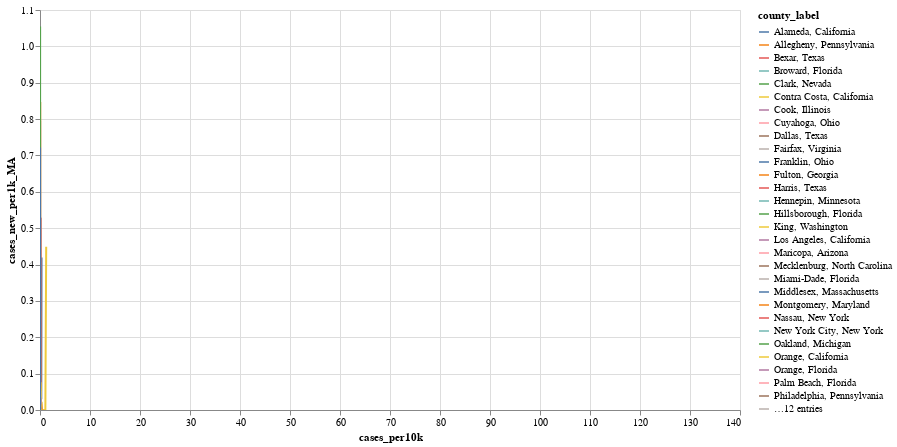

Source (notebook cell):
### Code cell
lines = (alt.Chart(cases_percap_big)
    .mark_line()
    .encode(x = 'cases_per10k:Q',
            y = 'cases_new_per1k_MA:Q',
            stroke = 'county_label:N',
            tooltip = 'county_label:N')
    .properties(height = 400, width = 700)
    .interactive())

# get latest record per county for label
cases_percap_big['latest'] = cases_percap_big.groupby('county_label')['date'].transform('max')
cases_percap_big_latest = cases_percap_big[cases_percap_big.date == cases_percap_big.latest]

labels = (alt.Chart(cases_percap_big_latest)
          .mark_point()
          .encode(x = 'cases_per10k:Q',
                  y = 'cases_new_per1k:Q')
          .mark_text(align = 'left',
                    baseline = 'middle',
                    color = 'grey')
          .encode(text = 'county_label:N'))

lines + labels

### Figure 1 — Vega-Lite specification as saved in the notebook (floating-point values rounded to 4 significant figures; data arrays with more than 128 entries replaced by an {"elided": "..."} marker saying what was removed)
{"config": {"view": {"continuousWidth": 400, "continuousHeight": 300}}, "layer": [{"data": {"name": "data-b3ee507b5e009a0e6128b79bf3b1a155"}, "mark": "line", "encoding": {"stroke": {"type": "nominal", "field": "county_label"}, "tooltip": {"type": "nominal", "field": "county_label"}, "x": {"type": "quantitative", "field": "cases_per10k"}, "y": {"type": "quantitative", "field": "cases_new_per1k_MA"}}, "height": 400, "selection": {"selector023": {"type": "interval", "bind": "scales", "encodings": ["x", "y"]}}, "width": 700}, {"data": {"name": "data-da3c7e32d465531ee3d2ef713dc27382"}, "mark": {"type": "text", "align": "left", "baseline": "middle", "color": "grey"}, "encoding": {"text": {"type": "nominal", "field": "county_label"}, "x": {"type": "quantitative", "field": "cases_per10k"}, "y": {"type": "quantitative", "field": "cases_new_per1k_MA"}}}], "$schema": "https://vega.github.io/schema/vega-lite/v4.0.0.json", "datasets": {"data-b3ee507b5e009a0e6128b79bf3b1a155": {"elided": "1609 records"}, "data-da3c7e32d465531ee3d2ef713dc27382": [{"date": "2020-04-08T00:00:00", "cases": 695, "cases_per10k": 4.179, "county_label": "Alameda, California", "cases_new_per1k": 0.02405, "STNAME": "California", "TOT_POP": 1663000.0, "latest": "2020-04-08T00:00:00", "cases_new_per1k_MA": null}, {"date": "2020-04-08T00:00:00", "cases": 720, "cases_per10k": 5.887, "county_label": "Allegheny, Pennsylvania", "cases_new_per1k": 0.02535, "STNAME": "Pennsylvania", "TOT_POP": 1223000.0, "latest": "2020-04-08T00:00:00", "cases_new_per1k_MA": null}, {"date": "2020-04-08T00:00:00", "cases": 514, "cases_per10k": 2.624, "county_label": "Bexar, Texas", "cases_new_per1k": 0.0, "STNAME": "Texas", "TOT_POP": 1959000.0, "latest": "2020-04-08T00:00:00", "cases_new_per1k_MA": null}, {"date": "2020-04-08T00:00:00", "cases": 2365, "cases_per10k": 12.22, "county_label": "Broward, Florida", "cases_new_per1k": 0.06974, "STNAME": "Florida", "TOT_POP": 1936000.0, "latest": "2020-04-08T00:00:00", "cases_new_per1k_MA": null}, {"date": "2020-04-08T00:00:00", "cases": 1878, "cases_per10k": 8.521, "county_label": "Clark, Nevada", "cases_new_per1k": 0.06533, "STNAME": "Nevada", "TOT_POP": 2204000.0, "latest": "2020-04-08T00:00:00", "cases_new_per1k_MA": null}, {"date": "2020-04-08T00:00:00", "cases": 462, "cases_per10k": 4.026, "county_label": "Contra Costa, California", "cases_new_per1k": 0.01743, "STNAME": "California", "TOT_POP": 1147000.0, "latest": "2020-04-08T00:00:00", "cases_new_per1k_MA": null}, {"date": "2020-04-08T00:00:00", "cases": 10520, "cases_per10k": 20.19, "county_label": "Cook, Illinois", "cases_new_per1k": 0.194, "STNAME": "Illinois", "TOT_POP": 5211000.0, "latest": "2020-04-08T00:00:00", "cases_new_per1k_MA": null}, {"date": "2020-04-08T00:00:00", "cases": 960, "cases_per10k": 7.689, "county_label": "Cuyahoga, Ohio", "cases_new_per1k": 0.03925, "STNAME": "Ohio", "TOT_POP": 1249000.0, "latest": "2020-04-08T00:00:00", "cases_new_per1k_MA": null}, {"date": "2020-04-08T00:00:00", "cases": 1324, "cases_per10k": 5.057, "county_label": "Dallas, Texas", "cases_new_per1k": 0.02406, "STNAME": "Texas", "TOT_POP": 2618000.0, "latest": "2020-04-08T00:00:00", "cases_new_per1k_MA": null}, {"date": "2020-04-08T00:00:00", "cases": 570, "cases_per10k": 4.963, "county_label": "Fairfax, Virginia", "cases_new_per1k": 0.03309, "STNAME": "Virginia", "TOT_POP": 1148000.0, "latest": "2020-04-08T00:00:00", "cases_new_per1k_MA": null}, {"date": "2020-04-08T00:00:00", "cases": 761, "cases_per10k": 5.89, "county_label": "Franklin, Ohio", "cases_new_per1k": 0.04489, "STNAME": "Ohio", "TOT_POP": 1292000.0, "latest": "2020-04-08T00:00:00", "cases_new_per1k_MA": null}, {"date": "2020-04-08T00:00:00", "cases": 1261, "cases_per10k": 12.11, "county_label": "Fulton, Georgia", "cases_new_per1k": 0.07298, "STNAME": "Georgia", "TOT_POP": 1041000.0, "latest": "2020-04-08T00:00:00", "cases_new_per1k_MA": null}, {"date": "2020-04-08T00:00:00", "cases": 2341, "cases_per10k": 5.031, "county_label": "Harris, Texas", "cases_new_per1k": 0.04191, "STNAME": "Texas", "TOT_POP": 4653000.0, "latest": "2020-04-08T00:00:00", "cases_new_per1k_MA": null}, {"date": "2020-04-08T00:00:00", "cases": 344, "cases_per10k": 2.748, "county_label": "Hennepin, Minnesota", "cases_new_per1k": 0.02716, "STNAME": "Minnesota", "TOT_POP": 1252000.0, "latest": "2020-04-08T00:00:00", "cases_new_per1k_MA": null}, {"date": "2020-04-08T00:00:00", "cases": 631, "cases_per10k": 4.48, "county_label": "Hillsborough, Florida", "cases_new_per1k": 0.01633, "STNAME": "Florida", "TOT_POP": 1409000.0, "latest": "2020-04-08T00:00:00", "cases_new_per1k_MA": null}, {"date": "2020-04-08T00:00:00", "cases": 3690, "cases_per10k": 16.86, "county_label": "King, Washington", "cases_new_per1k": 0.09229, "STNAME": "Washington", "TOT_POP": 2189000.0, "latest": "2020-04-08T00:00:00", "cases_new_per1k_MA": null}, {"date": "2020-04-08T00:00:00", "cases": 7530, "cases_per10k": 7.409, "county_label": "Los Angeles, California", "cases_new_per1k": 0.061, "STNAME": "California", "TOT_POP": 10160000.0, "latest": "2020-04-08T00:00:00", "cases_new_per1k_MA": null}, {"date": "2020-04-08T00:00:00", "cases": 1559, "cases_per10k": 3.62, "county_label": "Maricopa, Arizona", "cases_new_per1k": 0.01486, "STNAME": "Arizona", "TOT_POP": 4307000.0, "latest": "2020-04-08T00:00:00", "cases_new_per1k_MA": null}, {"date": "2020-04-08T00:00:00", "cases": 830, "cases_per10k": 7.708, "county_label": "Mecklenburg, North Carolina", "cases_new_per1k": 0.01857, "STNAME": "North Carolina", "TOT_POP": 1077000.0, "latest": "2020-04-08T00:00:00", "cases_new_per1k_MA": null}, {"date": "2020-04-08T00:00:00", "cases": 5460, "cases_per10k": 19.84, "county_label": "Miami-Dade, Florida", "cases_new_per1k": 0.1217, "STNAME": "Florida", "TOT_POP": 2752000.0, "latest": "2020-04-08T00:00:00", "cases_new_per1k_MA": null}, {"date": "2020-04-08T00:00:00", "cases": 3545, "cases_per10k": 22.12, "county_label": "Middlesex, Massachusetts", "cases_new_per1k": 0.2233, "STNAME": "Massachusetts", "TOT_POP": 1603000.0, "latest": "2020-04-08T00:00:00", "cases_new_per1k_MA": null}, {"date": "2020-04-08T00:00:00", "cases": 1088, "cases_per10k": 10.28, "county_label": "Montgomery, Maryland", "cases_new_per1k": 0.2049, "STNAME": "Maryland", "TOT_POP": 1059000.0, "latest": "2020-04-08T00:00:00", "cases_new_per1k_MA": null}, {"date": "2020-04-08T00:00:00", "cases": 18548, "cases_per10k": 135.4, "county_label": "Nassau, New York", "cases_new_per1k": 1.415, "STNAME": "New York", "TOT_POP": 1370000.0, "latest": "2020-04-08T00:00:00", "cases_new_per1k_MA": null}, {"date": "2020-04-08T00:00:00", "cases": 81803, "cases_per10k": 94.87, "county_label": "New York City, New York", "cases_new_per1k": 0.5714, "STNAME": "New York", "TOT_POP": 8623000.0, "latest": "2020-04-08T00:00:00", "cases_new_per1k_MA": null}, {"date": "2020-04-08T00:00:00", "cases": 4007, "cases_per10k": 32.03, "county_label": "Oakland, Michigan", "cases_new_per1k": 0.2167, "STNAME": "Michigan", "TOT_POP": 1251000.0, "latest": "2020-04-08T00:00:00", "cases_new_per1k_MA": null}, {"date": "2020-04-08T00:00:00", "cases": 1016, "cases_per10k": 3.185, "county_label": "Orange, California", "cases_new_per1k": 0.02664, "STNAME": "California", "TOT_POP": 3190000.0, "latest": "2020-04-08T00:00:00", "cases_new_per1k_MA": null}, {"date": "2020-04-08T00:00:00", "cases": 823, "cases_per10k": 6.101, "county_label": "Orange, Florida", "cases_new_per1k": 0.04151, "STNAME": "Florida", "TOT_POP": 1349000.0, "latest": "2020-04-08T00:00:00", "cases_new_per1k_MA": null}, {"date": "2020-04-08T00:00:00", "cases": 1222, "cases_per10k": 8.306, "county_label": "Palm Beach, Florida", "cases_new_per1k": 0.04418, "STNAME": "Florida", "TOT_POP": 1471000.0, "latest": "2020-04-08T00:00:00", "cases_new_per1k_MA": null}, {"date": "2020-04-08T00:00:00", "cases": 4456, "cases_per10k": 28.19, "county_label": "Philadelphia, Pennsylvania", "cases_new_per1k": 0.2809, "STNAME": "Pennsylvania", "TOT_POP": 1581000.0, "latest": "2020-04-08T00:00:00", "cases_new_per1k_MA": null}, {"date": "2020-04-08T00:00:00", "cases": 464, "cases_per10k": 4.537, "county_label": "Pima, Arizona", "cases_new_per1k": 0.04791, "STNAME": "Arizona", "TOT_POP": 1023000.0, "latest": "2020-04-08T00:00:00", "cases_new_per1k_MA": null}, {"date": "2020-04-08T00:00:00", "cases": 1179, "cases_per10k": 4.865, "county_label": "Riverside, California", "cases_new_per1k": 0.06726, "STNAME": "California", "TOT_POP": 2423000.0, "latest": "2020-04-08T00:00:00", "cases_new_per1k_MA": null}, {"date": "2020-04-08T00:00:00", "cases": 579, "cases_per10k": 3.783, "county_label": "Sacramento, California", "cases_new_per1k": 0.03593, "STNAME": "California", "TOT_POP": 1531000.0, "latest": "2020-04-08T00:00:00", "cases_new_per1k_MA": null}, {"date": "2020-04-08T00:00:00", "cases": 868, "cases_per10k": 7.643, "county_label": "Salt Lake, Utah", "cases_new_per1k": 0.05371, "STNAME": "Utah", "TOT_POP": 1136000.0, "latest": "2020-04-08T00:00:00", "cases_new_per1k_MA": null}, {"date": "2020-04-08T00:00:00", "cases": 641, "cases_per10k": 2.971, "county_label": "San Bernardino, California", "cases_new_per1k": 0.04357, "STNAME": "California", "TOT_POP": 2157000.0, "latest": "2020-04-08T00:00:00", "cases_new_per1k_MA": null}, {"date": "2020-04-08T00:00:00", "cases": 1530, "cases_per10k": 4.584, "county_label": "San Diego, California", "cases_new_per1k": 0.02277, "STNAME": "California", "TOT_POP": 3338000.0, "latest": "2020-04-08T00:00:00", "cases_new_per1k_MA": null}, {"date": "2020-04-08T00:00:00", "cases": 1380, "cases_per10k": 7.12, "county_label": "Santa Clara, California", "cases_new_per1k": 0.04902, "STNAME": "California", "TOT_POP": 1938000.0, "latest": "2020-04-08T00:00:00", "cases_new_per1k_MA": null}, {"date": "2020-04-08T00:00:00", "cases": 15844, "cases_per10k": 106.1, "county_label": "Suffolk, New York", "cases_new_per1k": 0.1896, "STNAME": "New York", "TOT_POP": 1493000.0, "latest": "2020-04-08T00:00:00", "cases_new_per1k_MA": null}, {"date": "2020-04-08T00:00:00", "cases": 588, "cases_per10k": 2.862, "county_label": "Tarrant, Texas", "cases_new_per1k": 0.0662, "STNAME": "Texas", "TOT_POP": 2054000.0, "latest": "2020-04-08T00:00:00", "cases_new_per1k_MA": null}, {"date": "2020-04-08T00:00:00", "cases": 596, "cases_per10k": 4.859, "county_label": "Travis, Texas", "cases_new_per1k": 0.07663, "STNAME": "Texas", "TOT_POP": 1227000.0, "latest": "2020-04-08T00:00:00", "cases_new_per1k_MA": null}, {"date": "2020-04-08T00:00:00", "cases": 363, "cases_per10k": 3.386, "county_label": "Wake, North Carolina", "cases_new_per1k": 0.02518, "STNAME": "North Carolina", "TOT_POP": 1072000.0, "latest": "2020-04-08T00:00:00", "cases_new_per1k_MA": null}, {"date": "2020-04-08T00:00:00", "cases": 9626, "cases_per10k": 54.89, "county_label": "Wayne, Michigan", "cases_new_per1k": 0.3313, "STNAME": "Michigan", "TOT_POP": 1754000.0, "latest": "2020-04-08T00:00:00", "cases_new_per1k_MA": null}]}}
